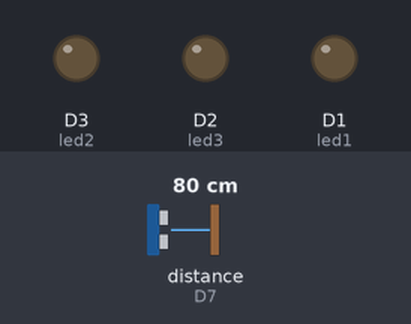
Simulated run of this sketch. Board: ESP8266 (NodeMCU). Parts: output pins drawn as LEDs (lit = HIGH). Wiring (inferred from the names in the program): ultrasonic range finder: trigger D8; echo D7. Inputs (shaded band) come from the test bench; at power-on: distance to the obstacle (sensor on D7) 80 cm. The echo pulse lasts 58.3 µs per cm; pins used as bus, display or sensor lines are not drawn; what the sketch prints to the serial monitor is not drawn.

Above: at 3.9 s.
4.0 s: distance to the obstacle (sensor on D7) set to 2 cm
At 7.0 s:
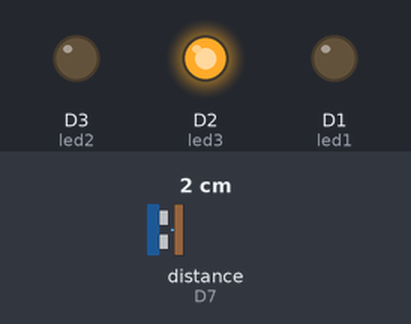
8.1 s: distance to the obstacle (sensor on D7) set to 9 cm
At 10.8 s:
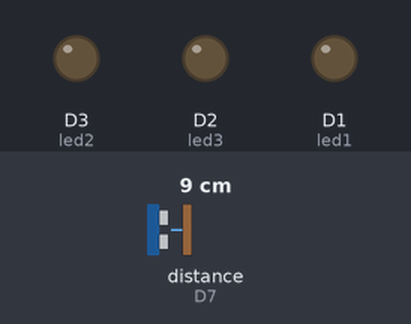
12.2 s: distance to the obstacle (sensor on D7) set to 4 cm
At 13.0 s:
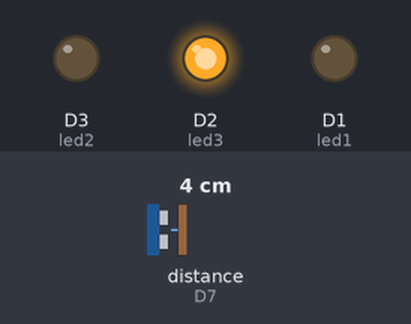
Timing chart, 0 to 15.2 s (numbered marks = the images above; inputs shaded):
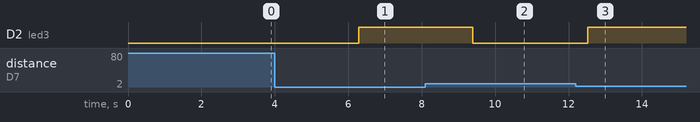

The sketch:

Waterlevel.ino
```cpp
#define echopin D7  // variabel echo pin memakai pin D7
#define trigpin D8  // variabel trigpin memakai pin D8
#define led1 D1     // variabel led1 memakai pin D1 (LED GREEN)
#define led2 D3     // variabel led2 memakai pin D3 (LED BLUE)
#define led3 D2     // variabel led3 memakai pin D2 (LED RED)

void setup() {
  // put your setup code here, to run once;
 pinMode(echopin, INPUT);    // variabel echopin di pakai sebagai input
 pinMode(trigpin, OUTPUT);   // variabel trigpin di pakai sebagai output

 pinMode(led1, OUTPUT);     // variabel led1 di pakai sebagai output
 pinMode(led2, OUTPUT);     // variabel led2 di pakai sebagai output
 pinMode(led3, OUTPUT);     // variabel led3 di pakai sebagai output

 Serial.begin(9600);
 }

void loop() {
  // put your main code here, to run repeatedly:
float luas_alas = 113.024;    // variabel luas_alas bernilai 113.024
float tinggi_gelas = 6.22;  // variabel tinggi_gelas bernilai 6.22

digitalWrite(trigpin, LOW);  // memastikan netral
delayMicroseconds(2);

digitalWrite(trigpin, HIGH); // memberi input
delayMicroseconds(10);

digitalWrite(trigpin, LOW);  // menerima input

int echotime = pulseIn(echopin, HIGH); // echotime bertipe data int

float jarakpantul =  echotime * 0.034 / 2;    // jarak pantul
float tinggiair = tinggi_gelas - jarakpantul; // tinggi air
float volume = luas_alas * tinggiair;         // volume

// KELUARAN PROGRAM //

Serial.print("jarak permukaan : ");
Serial.print(jarakpantul);
Serial.print(" cm ");

Serial.print("tinggi permukaan : ");
Serial.print(tinggiair);
Serial.print(" cm ");

Serial.print("volume : ");
Serial.print(volume);
Serial.println(" cm3 ");

if (tinggiair > 2.00) {
  digitalWrite(led3, HIGH);
  digitalWrite(led2, LOW);
  digitalWrite(led1, LOW);
} else if (tinggiair > 1.00) {
  digitalWrite(led3, LOW);
  digitalWrite(led2, HIGH);
  digitalWrite(led1, LOW);
} else if (tinggiair > 0.10) {
  digitalWrite(led3, LOW);
  digitalWrite(led2, LOW);
  digitalWrite(led1, HIGH);
} else {
  digitalWrite(led3, LOW);
  digitalWrite(led2, LOW);
  digitalWrite(led1, LOW);
}

Serial.println("");
Serial.println("LEVEL KETINGGAN AIR");

// PROGRAM IF UNTUK MENAMPILKAN OUTPUT TEKS SESUAI TINGGI AIR //
/*
apabila tinggi air > 0.10 cm maka program mengeluarkan output Tinggi air rendah I (siaga)??
apabila tinggi air > 1 cm maka program mengeluarkan output Tinggi air sedang II (waspada)??
apabila tinggi air > 2 cm maka program mengeluarkan output Tinggi air tinggi III (bahaya)??
*/

if (tinggiair > 2.00) {
  Serial.println("Tinggi air tinggi III (bahaya)⛔");
} else if (tinggiair > 1.00) {
  Serial.println("Tinggi air sedang II (waspada)⚠");
} else if (tinggiair > 0.10) {
  Serial.println("Tinggi air rendah I (siaga)‼");
} else {
  Serial.println(" 🚨 UPS WADAH KOSONG 🚨 ");
  Serial.println(" MOHON ISI AIR DI WADAH ");
}

Serial.println("=============================");

delay(3000);
}
```

Measured:
- after the input at 4.0 s, D2 (led3): LOW → HIGH after 2.3 s
- after the input at 8.1 s, D2 (led3): HIGH → LOW after 1.3 s
- after the input at 12.2 s, D2 (led3): LOW → HIGH after 0.32 s
